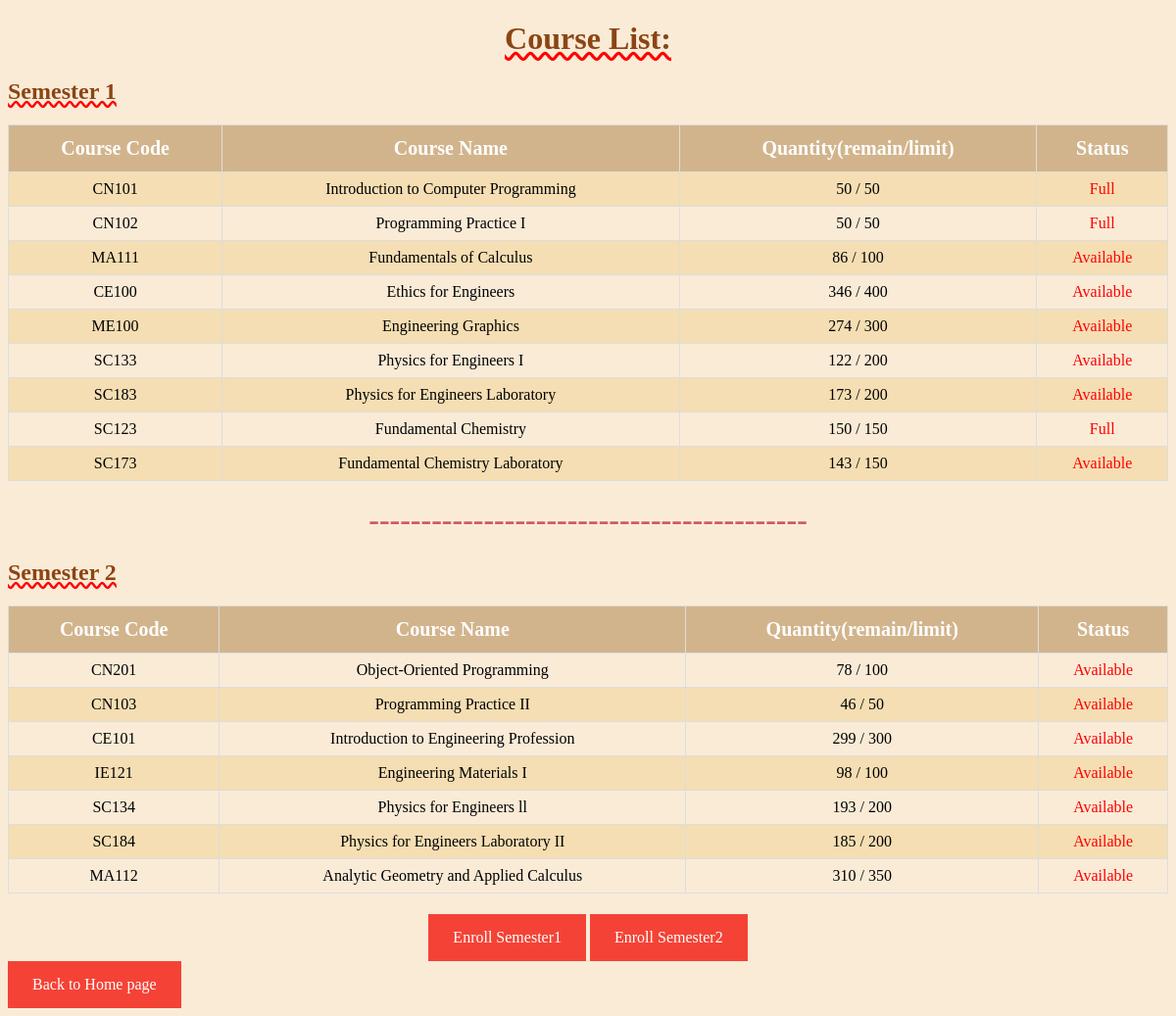
Page /registers/ on the earlier database version.
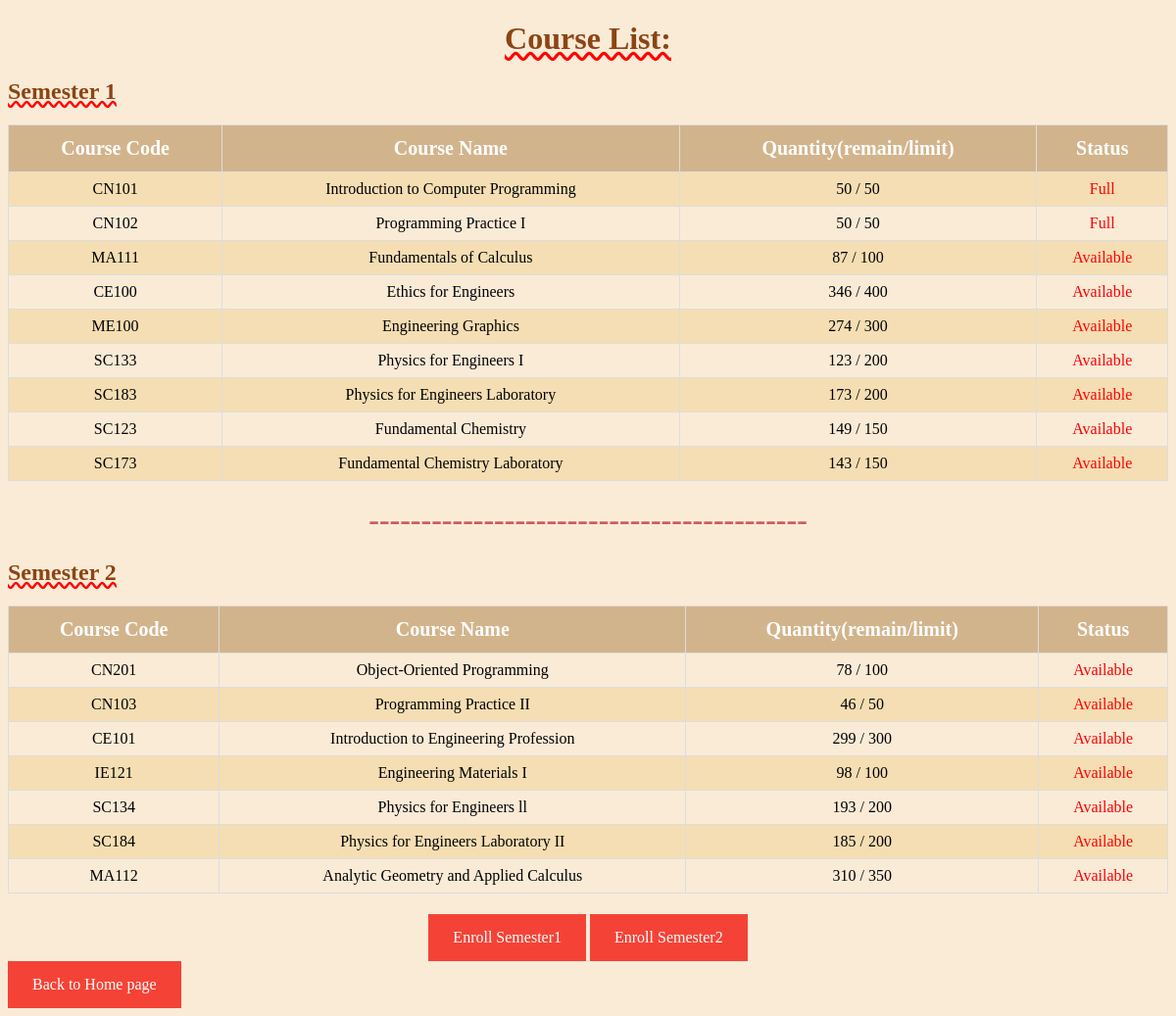
Same page on the later database version.
### registers/models.py (models this page shows, shortened)
class Course(models.Model):
    course_id = models.CharField(max_length=64,primary_key=TRUE)
    course_name = models.CharField(max_length=64)
    semester = models.CharField(max_length=64)
    year = models.CharField(max_length=64)
    seat = models.IntegerField(default=0)
    current_seat = models.IntegerField(default=0)
    q_status = models.CharField(max_length=64)

### registers/views.py (the view)
# urls.py: path('', views.index, name='index'),
def index(request):
    subjects = Course.objects.all()
    return render(request, 'registers/index.html',{
        'subjects' : subjects
    })

### registers/templates/registers/index.html (shortened to what this page needs)
{% extends 'registers/layout.html' %}
{% block body %}
<h1 style="color:SaddleBrown;"><u class="spelling-error">Course List:</u></h1>
<h2 style="color:SaddleBrown;"><u class="spelling-error">Semester 1</u></h2>
<table id="customers">
    <tr>
        <th style="font-size:125%;"><center> Course Code </center></th>
        <th style="font-size:125%;"><center> Course Name </center></th>
        <th style="font-size:125%;"><center> Quantity(remain/limit) </center></th>
        <th style="font-size:125%;"><center> Status </center></th>
    </tr>
<ul>
    {% for subject in subjects %}
    <tr>
       {% if subject.semester == '1' %}
       <td>{{ subject.course_id }}</td>
       <td>{{ subject.course_name }}</td>
       <td>{{ subject.current_seat }} / {{ subject.seat }}</td>
       <td style="color:red;" >{{ subject.q_status }}</td>
       {% endif %}
    </tr>
    {% endfor %}
</ul>
</table>
<center>
<h1 style="color:IndianRed;">------------------------------------------</h1>
</center>
<h2 style="color:SaddleBrown;"><u class="spelling-error">Semester 2</u></h2>
<table id="customers">
    <tr>
        <th style="font-size:125%;"><center> Course Code </center></th>
        <th style="font-size:125%;"><center> Course Name </center></th>
        <th style="font-size:125%;"><center> Quantity(remain/limit) </center></th>
        <th style="font-size:125%;"><center> Status </center></th>
    </tr>
<ul>
    {% for subject in subjects %}
    <tr>
       {% if subject.semester == '2' %}
       <td>{{ subject.course_id }}</td>
       <td>{{ subject.course_name }}</td>
       <td>{{ subject.current_seat }} / {{ subject.seat }}</td>
       <td style="color:red;" >{{ subject.q_status }}</td>
       {% endif %}
    </tr>
    {% endfor %}
</ul>
</table>
<center>
<a href="{% url 'registers:quota_request' %}">Enroll Semester1</a>
<a href="{% url 'registers:quota_semester2' %}">Enroll Semester2</a>
</center>
<a href="{% url 'users:index' %}" >Back to Home page</a>
{% endblock %}

### registers/templates/registers/layout.html (shortened to what this page needs)
<!DOCTYPE html>
<html lang='en'>
    <head>
    </head>
    <body style="background-color:AntiqueWhite">
        {% block body %}
        {% endblock %}
    </body>
</html>

### registers/templates/registers/layout.html (style rules this page uses)
h1 { text-align: center; }
a:link, a:visited { background-color: #f44336; color: white; padding: 15px 25px; text-align: center; text-decoration: none; display: inline-block; }
table, td, th ,tr { border: 1px solid #ddd; text-align: center; }
table { border-collapse: collapse; width: 100%; }
th, td { padding: 15px; }
.spelling-error { text-decoration-line: underline; text-decoration-style: wavy; text-decoration-color: red; }
#customers td, #customers th { border: 1px solid #ddd; padding: 8px; }
#customers tr:nth-child(even) { background-color: #F5DEB3; }
#customers th { padding-top: 12px; padding-bottom: 12px; text-align: left; background-color: #D2B48C; color: white }

Differences in the rows shown:
changed Course "MA111": current_seat "86" → "87"
changed Course "SC133": current_seat "122" → "123"
changed Course "SC123": current_seat "150" → "149"; q_status "Full" → "Available"
